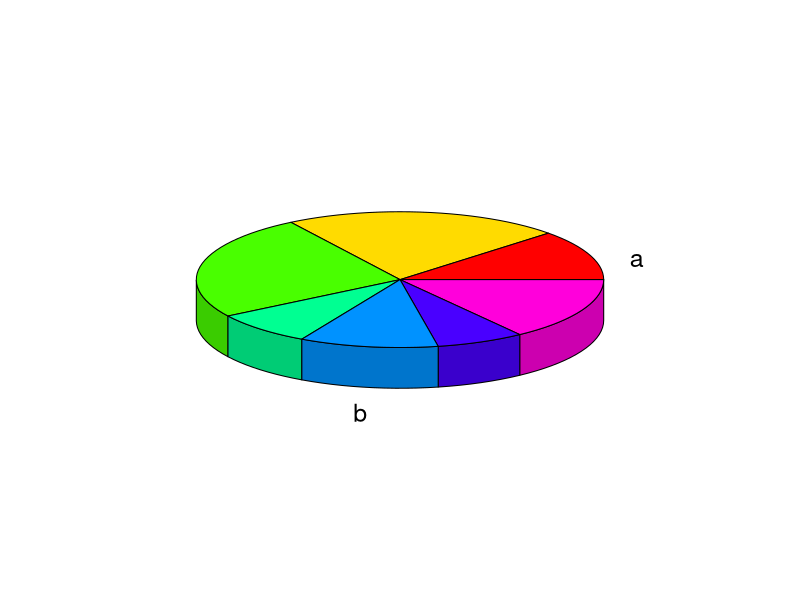
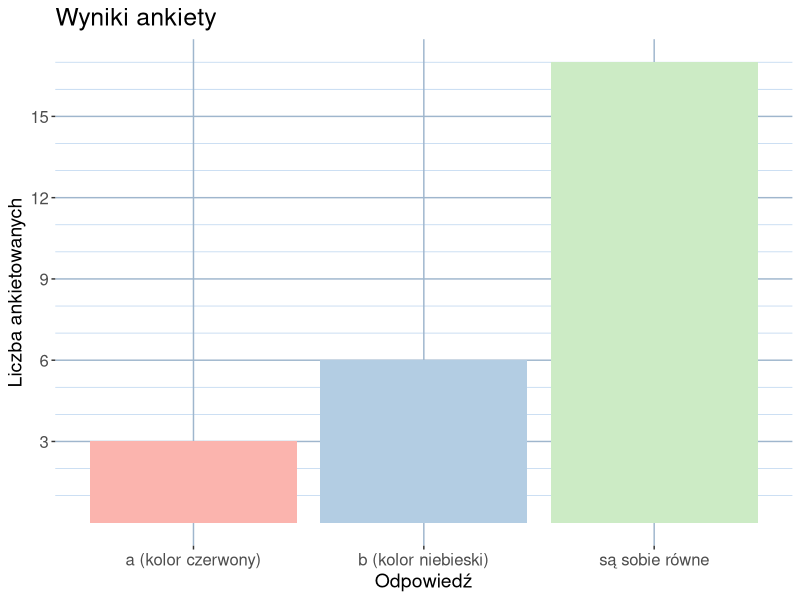

These charts were generated, in order, by the following R code:
## ---- chunk 1
library(plotrix)

dane <- c(0.12, 0.22, 0.25, 0.08, 0.11, 0.07, 0.15)
labels <- c("a", "", "", "", "b", "", "")
pie3D(dane, labels = labels)

## ---- chunk 2
library(ggplot2)
# wyniki <- c("a (kolor czerwony)" = 3, "b (kolor niebieski)" = 6, "są sobie równe" = 17)
wyniki = read.csv("ankieta.csv")
colnames(wyniki) <- c("Czas", "Odpowiedź")
ggplot(wyniki, aes(x=Odpowiedź, fill=Odpowiedź)) + geom_bar() + scale_fill_manual(values=c("a (kolor czerwony)" = "#fbb4ae", "b (kolor niebieski)" = "#b3cde3", "są sobie równe" = "#ccebc5"), guide=FALSE) + labs(y = "Liczba ankietowanych", title= "Wyniki ankiety") + scale_y_continuous(breaks = c(3, 6, 9, 12, 15, 18), minor_breaks = 1:17) + theme(panel.background = element_rect(fill = "white"), panel.grid.major = element_line(colour = "slategray3"), panel.grid.minor = element_line(colour = "slategray2"), plot.title = element_text(size=18), axis.title = element_text(size=14), axis.text = element_text(size=12))
